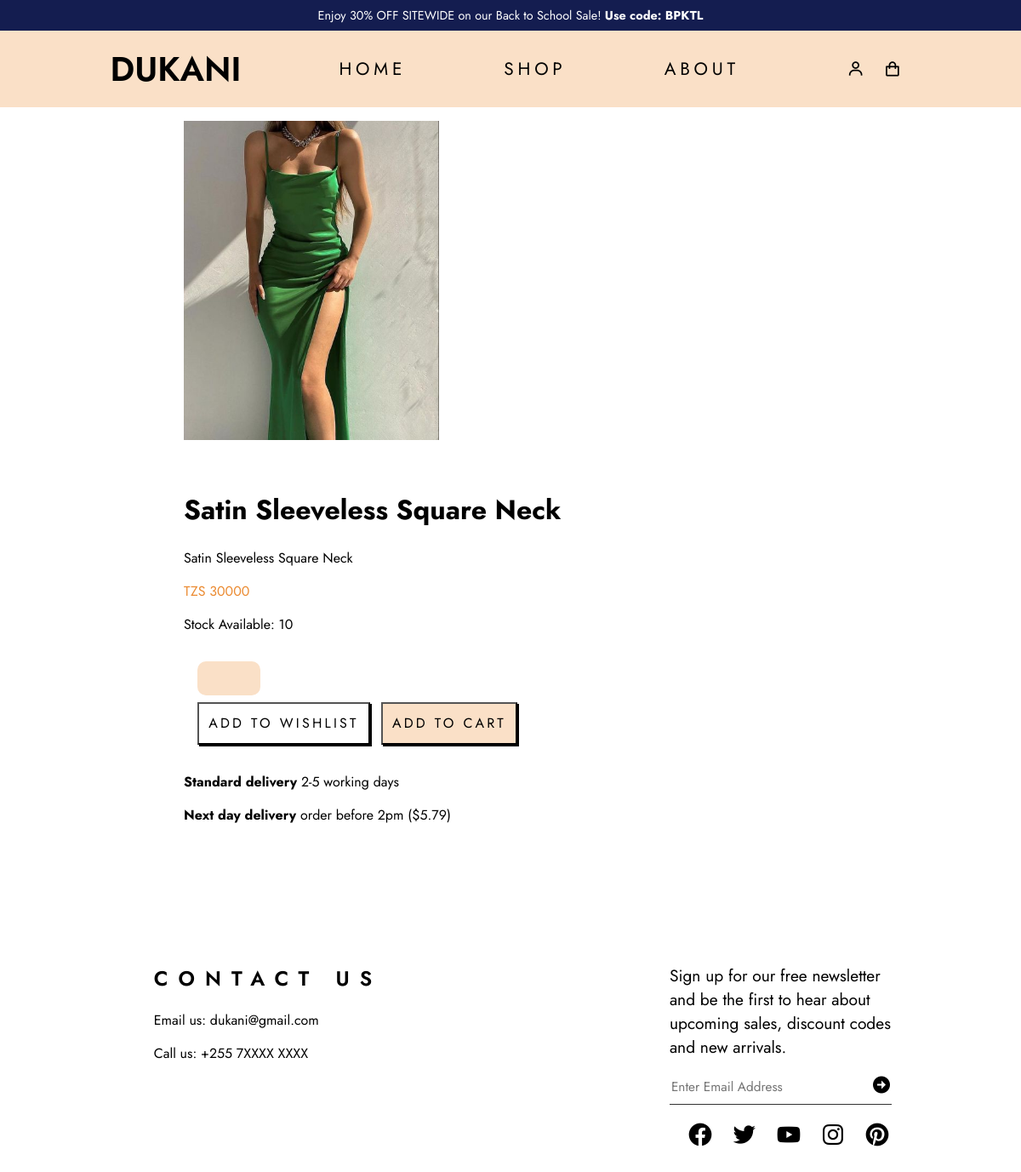
Screenshot of /view.php?id=11 (signed in) with the database file from the repository.
### tables this page shows
CREATE TABLE `product` (
  `id` int(11) NOT NULL,
  `name` varchar(300) NOT NULL,
  `description` varchar(2000) NOT NULL,
  `price` decimal(10,0) NOT NULL,
  `quantity` varchar(100) NOT NULL,
  `image_url` text NOT NULL,
  `category_id` int(11) NOT NULL,
  `tag_id` int(11) NOT NULL,
  `created_at` timestamp NOT NULL DEFAULT current_timestamp(),
  `modified_at` timestamp NOT NULL DEFAULT current_timestamp(),
  `deleted_at` timestamp NOT NULL DEFAULT current_timestamp()
);

### view.php (the view, shortened to what this page needs)
<?php
include "config/config.php";
if (isset($_GET['id'])) {
    $productId = $_GET['id'];
	$sql="SELECT * FROM product WHERE id = '$productId'";
    $getProductData = mysqli_query($connect, $sql );
    $row = mysqli_fetch_assoc($getProductData);
	$productName= $row['name'];
    $productDesc = $row['description'];
    $productPrice = $row['price'];
	$productQuantity = $row['quantity'];
}
?>
<!DOCTYPE html>
<html lang="en">
<head>
    <link rel="stylesheet" href="css/index.css">
    <link href='https://unpkg.com/boxicons@2.0.5/css/boxicons.min.css' rel='stylesheet'>
</head>
<body>
    <div class="container">
        <div class="promotion-bar">Enjoy 30% OFF SITEWIDE on our Back to School Sale! <strong>Use code: BPKTL</strong></div>
        <div class="navbar">
            <div class="header">DUKANI</div>
            <nav>
                <ul>
                    <li><a href="index.php">Home</a></li>
                <li><a href="shop.php">Shop</a></li>
                <li><a href="about.php">About</a></li>
                </ul>
            </nav>
            <div class="account">
                <a href="profile.php"><i class='bx bx-user'></i></a>
                <i class='bx bx-shopping-bag'></i>
            </div>
        </div>
    <div class="products">
        <div class="products-wrapper">
			<?php
          $sql = "SELECT * FROM product WHERE id='$productId';";
          $result = mysqli_query($connect, $sql);
          if (mysqli_num_rows($result) > 0) {
          	while ($row = mysqli_fetch_assoc($result)) {  ?>
		<div class="jeans-wrapper">
  			<div class="column">
      			<div class="thumbnail-container">
        			<img class="drift-demo-trigger" data-zoom="images/<?=$row['image_url']?>" src="images/<?=$row['image_url']?>">
      			</div>
  			</div>
  			<div class="column">
    			<div class="details">
      				<h1><?php echo $productName; ?></h1>
      				<p class="description"><?php echo $productDesc ?></p>
					  <p class="price">TZS <?php  echo $productPrice; ?></p>
					  <?php
					  if($productQuantity<1){
						  echo"<p>Out of Stock</p>";
					  }
					  else{
						  ?>
					  <p>Stock Available: <?php echo$productQuantity; ?></p>
					  <?php }
					  ?>
	  				<div class="columns">
	  						<?php } }?>
						<div class="column" id="wishlist-container">
						<form action="viewhandler.php" method="post">
							<div class="form-item">
								<input type="number" name="cart"  min="0" max="<?php echo $productQuantity; ?>" id="cart">
							</div>
							 <input type="submit" class="button wishlist" name="add-to-wishlist" value="ADD TO WISHLIST">
							 <input type="submit" class="button buy-button" name="add-to-cart" value="ADD TO CART">
						</form>
							</div>
					</div>
							<p class="small-text"><strong>Standard delivery</strong> 2-5 working days</p>
							<p class="small-text"><strong>Next day delivery</strong> order before 2pm ($5.79)</p>
				</div>
			</div>
		</div>
		</div>
	</div>
	<div class="footer">
            <div class="footer-wrapper">
                <div class="footer-list">
                    <ul>
                        <li><h2 style="text-align: center; text-transform: uppercase;font-weight: 600;letter-spacing: .5em;font-size: 1.5rem;">Contact Us</h2></li>
                        <li>Email us: dukani@gmail.com</li>
                        <li>Call us: +255 7XXXX XXXX</li>
                    </ul>
                </div>
                <div class="signup">
                    <p>Sign up for our free newsletter and be the first to hear about upcoming sales, discount codes and new arrivals.</p>
                    <div class="signup-form">
                        <input class="signup-input" type="text" name="mail" placeholder="Enter Email Address">
                        <button class="signup-button"><i class='bx bxs-right-arrow-circle'></i></button>
                    </div>
                    <div class="signup-icons">
                        <i class='bx bxl-facebook-circle'></i>
                        <i class='bx bxl-twitter'></i>
                        <i class='bx bxl-youtube'></i>
                        <i class='bx bxl-instagram'></i>
                        <i class='bx bxl-pinterest'></i>
                    </div>
                </div>
            </div>
        </div>
	</div>
</body>
</html>

### css/index.css (style rules this page uses)
* { box-sizing: border-box; }
body { margin: 0; font-family: 'Jost', sans-serif; }
.container { width: 100%; }
.promotion-bar { background-color: rgb(20, 29, 80); color: #FFF; text-align: center; font-size: .9rem; width: 100%; padding: .5rem; position: fixed; top: 0; z-index: 1000; }
.navbar { padding: 1em; display: flex; align-items: center; justify-content: center; background-color: rgb(250, 224, 199); width: 100%; top: 36px; position: fixed; z-index: 1000; }
.header { font-size: 2.5rem; font-weight: 600; }
nav { width: 60%; font-size: 1.3rem; text-transform: uppercase; letter-spacing: .3rem; }
nav ul { list-style: none; display: flex; justify-content: space-evenly; margin: 0; padding: 0; }
nav a { text-decoration: none; color: #000; position: relative; }
nav a::before { content: ""; position: absolute; width: 100%; height: 2px; bottom: 0; left: 0; background-color: #000; visibility: hidden; transform: scaleX(0); transition: all 0.3s ease-in-out 0s; }
.account { display: flex; justify-content: center; align-items: center; }
.account i { font-size: 1.3rem; margin: .7rem; }
.jeans-wrapper { width: 100%; padding: 0 5em 3em 5em; display: flex; margin-bottom: 4em; }
.footer { display: flex; justify-content: center; margin: 0 1em 5em 1em; }
.footer-wrapper { width: 80%; display: flex; justify-content: space-between; }
.footer-list { display: flex; }
.footer-list ul > li:first-child { font-weight: 600; }
.footer-list ul { list-style: none; margin: 0 3em; padding: 0; }
.footer-list ul li { margin: 1em 0; }
.signup { font-size: 1.2rem; width: 30%; }
.signup-input { width: 100%; border: 0; border-bottom: 1px solid #333; height: 35px; outline: none; font-size: .8em; font-family: 'Jost', sans-serif; padding-bottom: .5em; }
.signup-form { position: relative; display: flex; margin: 0 1em 1em 0; }
.signup-button { position: absolute; right: 0; border: 0; background-color: #FFF; font-size: 1.5rem; margin: 0; padding: 0; outline: none; }
.signup-icons { display: flex; justify-content: space-evenly; font-size: 2rem; }
@media screen and (max-width: 1400px) { .jeans-wrapper { flex-direction: column; width: 100%; } }

### view.php (style rules this page uses)
a { text-decoration: none; color: #000; }
.products { margin-top: 126px; }
.products-wrapper { display: flex; justify-content: center; width: 80%; margin: auto; }
.button { margin-right: 0.5rem; background-color: #FFF; color: #000; padding: .7em; font-size: 1rem; font-family: 'Jost', sans-serif; letter-spacing: .2rem; box-shadow: 2px 2px #000; outline: none; }
.buy-button { background-color: rgb(250, 224, 199); }
.column { padding: 1rem; }
.drift-demo-trigger { width: 300px; height: 350; }
#cart { margin-bottom: 0.5rem; padding: 0.8rem; border: none; background-color: rgb(250, 224, 199); border-radius: 10px; }
.price { color: #eb8b32; }

### rows the page displays
product: image_url (picture), name "Satin Sleeveless Square Neck", description "Satin Sleeveless Square Neck", price "30000", quantity "10"
